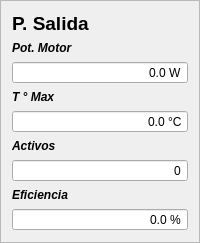
                 <widget class="QFrame" name="frame_10">
                  <property name="frameShape">
                   <enum>QFrame::StyledPanel</enum>
                  </property>
                  <property name="frameShadow">
                   <enum>QFrame::Raised</enum>
                  </property>
                  <layout class="QGridLayout" name="gridLayout_13">
                   <item row="0" column="0">
                    <layout class="QVBoxLayout" name="verticalLayout_11">
                     <item>
                      <widget class="QLabel" name="label_10">
                       <property name="font">
                        <font>
                         <pointsize>14</pointsize>
                         <weight>75</weight>
                         <bold>true</bold>
                        </font>
                       </property>
                       <property name="text">
                        <string>P. Salida</string>
                       </property>
                      </widget>
                     </item>
                     <item>
                      <widget class="QLabel" name="label_31">
                       <property name="font">
                        <font>
                         <weight>75</weight>
                         <italic>true</italic>
                         <bold>true</bold>
                        </font>
                       </property>
                       <property name="text">
                        <string>Pot. Motor</string>
                       </property>
                      </widget>
                     </item>
                     <item>
                      <widget class="QDoubleSpinBox" name="doubleSpinBox_19">
                       <property name="alignment">
                        <set>Qt::AlignRight|Qt::AlignTrailing|Qt::AlignVCenter</set>
                       </property>
                       <property name="readOnly">
                        <bool>true</bool>
                       </property>
                       <property name="buttonSymbols">
                        <enum>QAbstractSpinBox::NoButtons</enum>
                       </property>
                       <property name="suffix">
                        <string> W</string>
                       </property>
                       <property name="decimals">
                        <number>1</number>
                       </property>
                       <property name="maximum">
                        <double>100000.000000000000000</double>
                       </property>
                      </widget>
                     </item>
                     <item>
                      <widget class="QLabel" name="label_32">
                       <property name="font">
                        <font>
                         <weight>75</weight>
                         <italic>true</italic>
                         <bold>true</bold>
                        </font>
                       </property>
                       <property name="text">
                        <string>T ° Max</string>
                       </property>
                      </widget>
                     </item>
                     <item>
                      <widget class="QDoubleSpinBox" name="doubleSpinBox_21">
                       <property name="alignment">
                        <set>Qt::AlignRight|Qt::AlignTrailing|Qt::AlignVCenter</set>
                       </property>
                       <property name="readOnly">
                        <bool>true</bool>
                       </property>
                       <property name="buttonSymbols">
                        <enum>QAbstractSpinBox::NoButtons</enum>
                       </property>
                       <property name="suffix">
                        <string> °C</string>
                       </property>
                       <property name="decimals">
                        <number>1</number>
                       </property>
                       <property name="maximum">
                        <double>1000.000000000000000</double>
                       </property>
                      </widget>
                     </item>
                     <item>
                      <widget class="QLabel" name="label_33">
                       <property name="font">
                        <font>
                         <weight>75</weight>
                         <italic>true</italic>
                         <bold>true</bold>
                        </font>
                       </property>
                       <property name="text">
                        <string>Activos</string>
                       </property>
                      </widget>
                     </item>
                     <item>
                      <widget class="QSpinBox" name="spinBox_20">
                       <property name="alignment">
                        <set>Qt::AlignRight|Qt::AlignTrailing|Qt::AlignVCenter</set>
                       </property>
                       <property name="readOnly">
                        <bool>true</bool>
                       </property>
                       <property name="buttonSymbols">
                        <enum>QAbstractSpinBox::NoButtons</enum>
                       </property>
                      </widget>
                     </item>
                     <item>
                      <widget class="QLabel" name="label_34">
                       <property name="font">
                        <font>
                         <weight>75</weight>
                         <italic>true</italic>
                         <bold>true</bold>
                        </font>
                       </property>
                       <property name="text">
                        <string>Eficiencia</string>
                       </property>
                      </widget>
                     </item>
                     <item>
                      <widget class="QDoubleSpinBox" name="doubleSpinBox_22">
                       <property name="alignment">
                        <set>Qt::AlignRight|Qt::AlignTrailing|Qt::AlignVCenter</set>
                       </property>
                       <property name="readOnly">
                        <bool>true</bool>
                       </property>
                       <property name="buttonSymbols">
                        <enum>QAbstractSpinBox::NoButtons</enum>
                       </property>
                       <property name="suffix">
                        <string> %</string>
                       </property>
                       <property name="decimals">
                        <number>1</number>
                       </property>
                      </widget>
                     </item>
                    </layout>
                   </item>
                  </layout>
                 </widget>
